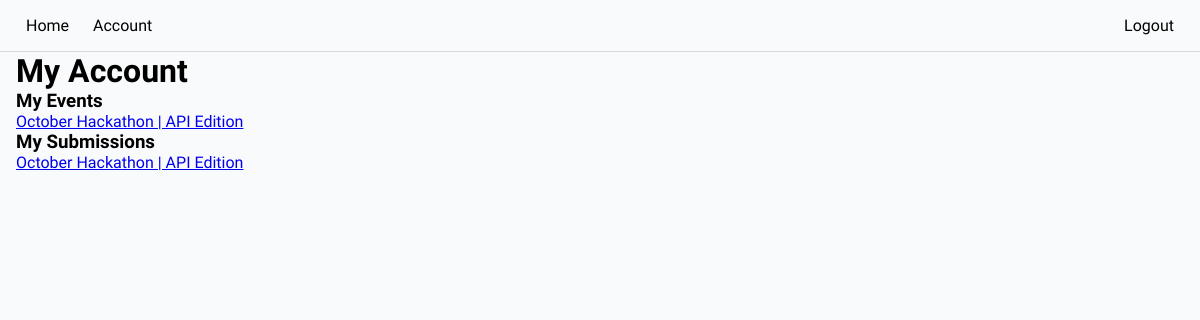
Page /account/ (signed in) on the committed database.
### base/models.py (models this page shows, shortened)
class Event(models.Model):
    name = models.CharField(max_length=200)
    description = models.TextField(null=True, blank=True)
    participants = models.ManyToManyField(User,blank=True,related_name="events")
    date = models.DateTimeField()
    start_date = models.TimeField(null=True)
    end_date = models.TimeField(null=True)
    registration_deadline = models.DateTimeField(null=True)
    updated = models.DateTimeField(auto_now=True)
    created = models.DateTimeField(auto_now_add=True)
    def __str__(self):
        return self.name

class Submission(models.Model):
    participant = models.ForeignKey(User,on_delete=models.SET_NULL, null=True,related_name="submissions")  # many to one
    event = models.ForeignKey(Event,on_delete=models.SET_NULL, null=True)
    details = models.TextField(null=True, blank=True)

### base/views.py (the view)
# urls.py: path('account/',views.account_page,name="account"),
@login_required(login_url='login')
def account_page(request):
    user = request.user
    context = {'user':user}
    return render(request,'account.html',context)

### templates/account.html
{% extends 'main.html' %}
{% block content %}
<h1>My Account</h1>
<div>
    <h3>My Events</h3>
    {% for event in user.events.all %}
    <a href="{% url 'event' event.id %}">{{event.name}}</a>
    {% endfor %}
    <div>
        <h3>My Submissions</h3>
        {% for sub in user.submissions.all%}
        <a href="{% url 'update-submission' sub.id %}">{{sub.event}}</a>
        {% endfor %}
    </div>
</div>
{% endblock %}

### templates/main.html (shortened to what this page needs)
<!DOCTYPE html>
{% load static %}
<html lang="en">
<head>
    <link rel="stylesheet" type="text/css" media="screen" href="{% static 'css/main.css' %}">
</head>
<body>
</body>
{% include 'navbar.html' %}
<div class="container--main">
    {% block content %}
    {% endblock %}
</div>
</html>

### templates/navbar.html
<nav>
    <div>
        <a href="{% url 'home' %}">Home</a>
        {% if request.user.is_authenticated %}
        <a href="{% url 'account' %}">Account</a>
        {% endif %}
    </div>
    <div>
        {% if request.user.is_authenticated %}
        <a href="{% url 'logout' %}">Logout</a>
        {% else %}
        <a href="{% url 'login' %}">Login</a>
        {% endif %}
</nav>

### static/css/main.css (style rules this page uses)
* { box-sizing: border-box; padding: 0; margin: 0; font-family: 'Readex Pro'; background-color: rgb(249, 250, 251) }
.container--main { width: 1200px; margin: 0 auto; padding: 0 1em; }
nav { width: 100%; padding: 1em; border-bottom: 1px solid rgb(218, 218, 218); display: flex; justify-content: space-between; }
nav a { text-decoration: none; color: black; margin: 0 10px; }

### rows in the picture
Event: name "October Hackathon | API Edition"
Submission: event "October Hackathon | API Edition"
